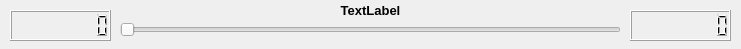
<?xml version="1.0" encoding="UTF-8"?>
<ui version="4.0">
 <class>musicStatus</class>
 <widget class="QWidget" name="musicStatus">
  <property name="geometry">
   <rect>
    <x>0</x>
    <y>0</y>
    <width>741</width>
    <height>49</height>
   </rect>
  </property>
  <property name="windowTitle">
   <string>Form</string>
  </property>
  <widget class="QSlider" name="musicSlider">
   <property name="geometry">
    <rect>
     <x>120</x>
     <y>20</y>
     <width>501</width>
     <height>19</height>
    </rect>
   </property>
   <property name="orientation">
    <enum>Qt::Horizontal</enum>
   </property>
  </widget>
  <widget class="QLCDNumber" name="lengthLCD">
   <property name="geometry">
    <rect>
     <x>630</x>
     <y>10</y>
     <width>101</width>
     <height>31</height>
    </rect>
   </property>
   <property name="font">
    <font>
     <weight>75</weight>
     <italic>false</italic>
     <bold>true</bold>
     <kerning>true</kerning>
    </font>
   </property>
   <property name="digitCount">
    <number>8</number>
   </property>
  </widget>
  <widget class="QLCDNumber" name="currentTimeLCD">
   <property name="geometry">
    <rect>
     <x>10</x>
     <y>10</y>
     <width>101</width>
     <height>31</height>
    </rect>
   </property>
   <property name="font">
    <font>
     <weight>75</weight>
     <bold>true</bold>
    </font>
   </property>
   <property name="digitCount">
    <number>8</number>
   </property>
  </widget>
  <widget class="QLabel" name="statusLabel">
   <property name="geometry">
    <rect>
     <x>120</x>
     <y>0</y>
     <width>501</width>
     <height>21</height>
    </rect>
   </property>
   <property name="font">
    <font>
     <pointsize>10</pointsize>
     <weight>75</weight>
     <bold>true</bold>
    </font>
   </property>
   <property name="text">
    <string>TextLabel</string>
   </property>
   <property name="alignment">
    <set>Qt::AlignCenter</set>
   </property>
  </widget>
 </widget>
 <resources/>
 <connections/>
</ui>
